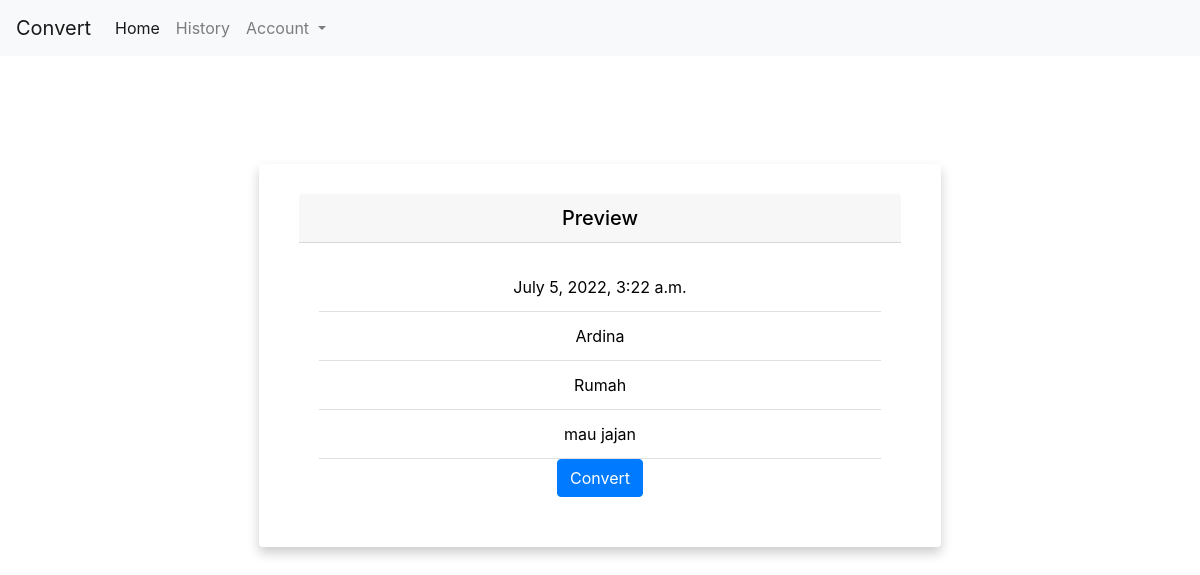
The page /preview on the database as committed earlier.
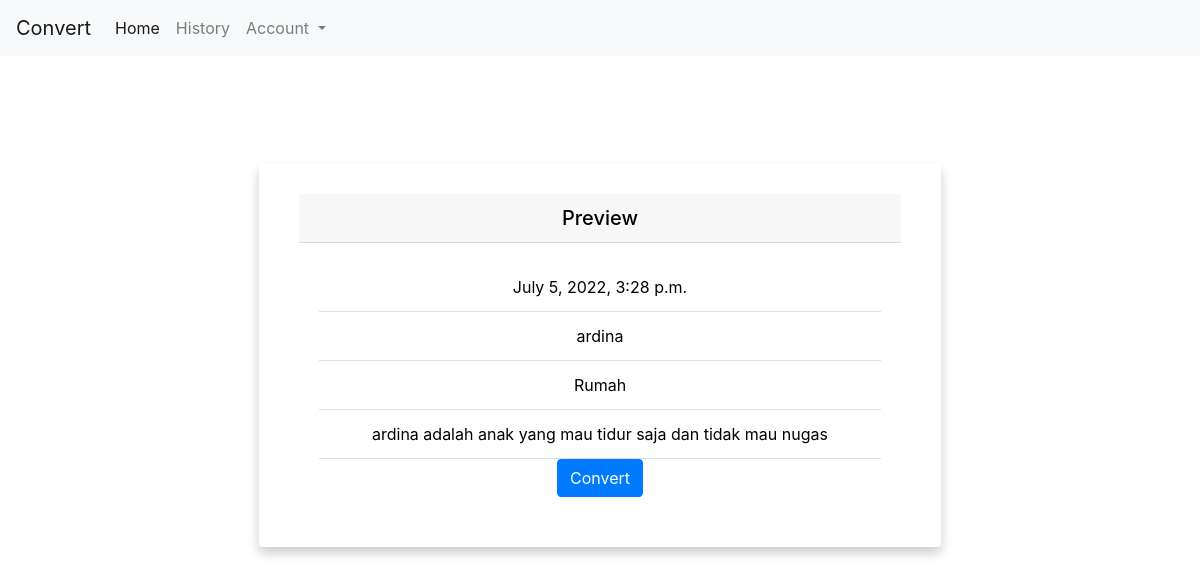
The same page on the database as committed later.
### account/models.py (models this page shows, shortened)
class UserPersona(models.Model) :
    nama = models.CharField(max_length=50)
    locations = models.CharField(max_length=255, null=True)
    bio = models.TextField(max_length=1000, null=True)
    frustrations = models.CharField(max_length=255, null=True)
    behaviours = models.CharField(max_length=255, null=True)
    as_a = models.CharField(max_length=50)
    needs = models.CharField(max_length=255)
    goals = models.CharField(max_length=255)
    date = models.DateTimeField(auto_now_add=True)

### account/views.py (the view)
# urls.py: path('preview', views.preview,name='preview'),
def preview(request):
    last_object= UserPersona.objects.last()
    context= {'last': last_object}
    return render(request, 'account/preview.html', context)

### account/templates/account/preview.html (shortened to what this page needs)
{% load static %}
<!DOCTYPE html>
<html lang="en">
<head>
    <link rel="stylesheet" href="https://cdn.jsdelivr.net/npm/bootstrap@4.0.0/dist/css/bootstrap.min.css">
    <link rel="stylesheet" href="{% static 'css/style.css' %}">
</head>
<body>
    {% include 'account/navbar.html' %}
    <div class="container-fluid px-1 py-5 mx-auto">
        <div class="row d-flex justify-content-center">
            <div class="col-xl-7 col-lg-8 col-md-9 col-11 text-center">
                <div class="card">
                    <h5 class="card-header">Preview</h5>
                    <div class="card-body">
                        <ul class="list-group list-group-flush">
                            <li class="list-group-item">{{ last.date }}</li>
                            <li class="list-group-item">{{ last.nama }}</li>
                            <li class="list-group-item">{{ last.locations }}</li>
                            <li class="list-group-item">{{ last.bio }}</li>
                        </ul>
                        <a href="#" class="btn btn-primary">Convert</a>
                    </div>
                </div>
            </div>
        </div>
    </div>
</body>

Rows that differ between the two databases and show on the page:
no longer on this page (row unchanged): UserPersona: date "July 5, 2022, 3:22 a.m.", nama "Ardina", locations "Rumah", bio "mau jajan"
added UserPersona: date "July 5, 2022, 3:28 p.m.", nama "ardina", locations "Rumah", bio "ardina adalah anak yang mau tidur saja dan tidak mau nugas"
